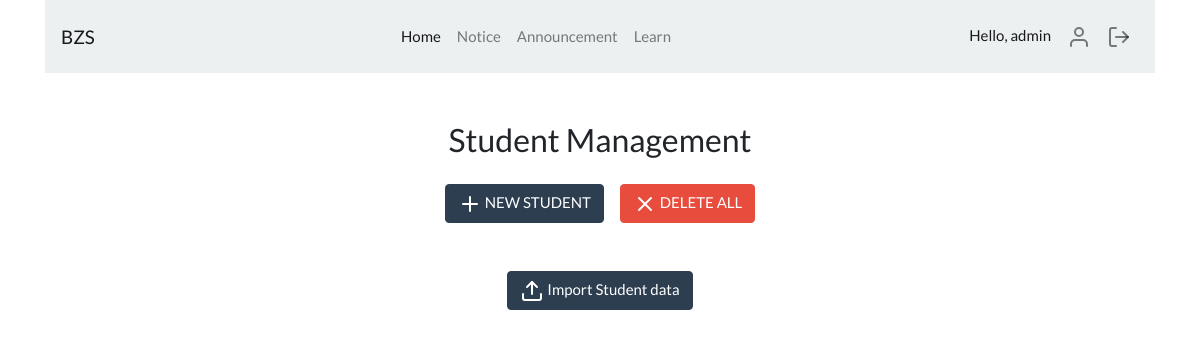
/app/admin/student/management (signed in), run on an earlier commit of the app's database.
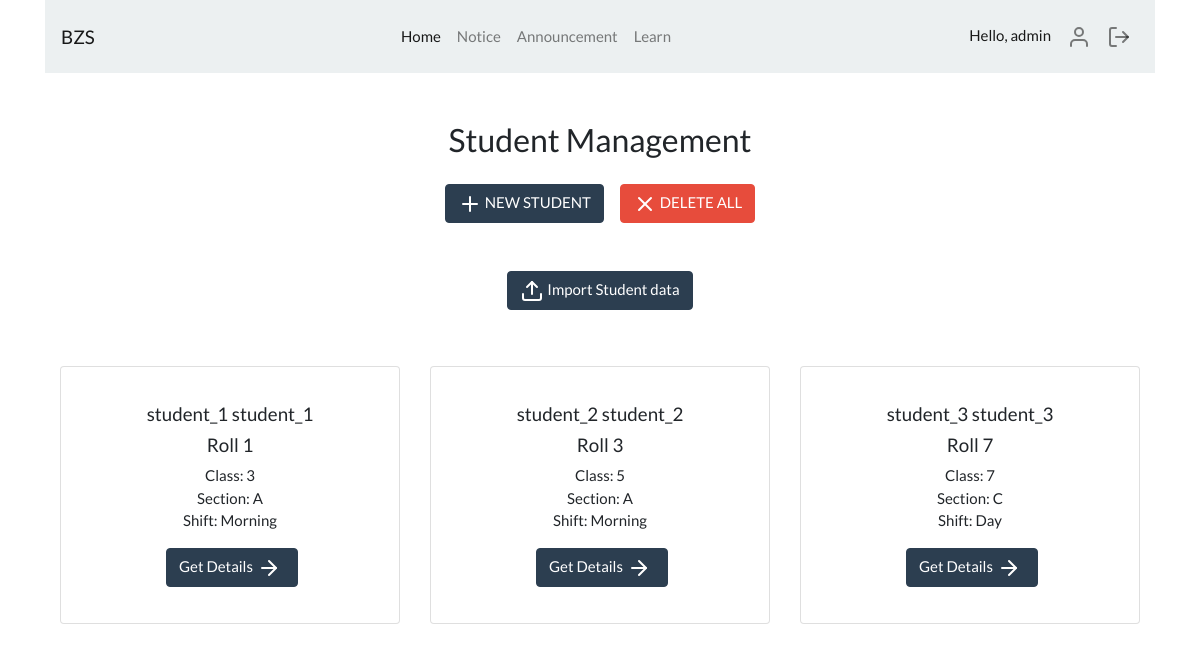
And on a later commit of the database.
### student/models.py (models this page shows, shortened)
class Student(models.Model):
    first_name = models.CharField(max_length=30)
    last_name = models.CharField(max_length=30)
    roll = models.IntegerField()
    phone_no = models.IntegerField()
    father_name = models.CharField(max_length=70)
    mother_name = models.CharField(max_length=70)
    father_phone = models.IntegerField(default=0)
    address = models.TextField()
    owner = models.ForeignKey(to=User, on_delete=models.CASCADE, default=None)

class StudentClass(models.Model):
    standard = models.IntegerField()
    shift = models.CharField(max_length=10)
    section = models.CharField(max_length=2)
    students = models.ManyToManyField(to='Student')

### decorators/decorators.py (the view)
        def wrapper_func(request, *args, **kwargs):
            group = None
            if request.user.groups.exists():
                group = request.user.groups.all()[0].name
            if group in allowed_roles:
                return view_func(request, *args, **kwargs)
            else:
                return redirect('unauth')

### custom_admin/views.py (called while the page is built)
@login_required(login_url='login')
@allowed_user(allowed_roles=['admin', 'teacher'])
def studen_management(request):
    context = {
        'students': Student.objects.all(),
        'classes': StudentClass.objects.all(),
    }
    return render(request, 'custom_admin/student/index.html', context)

### templates/custom_admin/student/index.html (shortened to what this page needs)
{% extends 'layout.html' %}
{% block content %}
<div class="container my-5">
    <div class="row align-items-center justify-content-center">
        <h3>Student Management</h3>
    </div>
    <div class="row align-items-center justify-content-center my-3">
        <a href="" class="btn btn-primary mx-2"><i data-feather="plus"></i> NEW STUDENT</a>
        <a href="{% url 's.d.all' %}" class="btn btn-danger mx-2"><i data-feather="x"></i> DELETE ALL</a>
    </div>
    </div>
    <div class="container my-5">
    <div class="row align-items-center justify-content-center my-3">
        <button
        type="button"
        class="btn btn-primary"
        data-toggle="modal"
        data-target="#exampleModal"
        >
        <i data-feather="upload"></i> Import Student data
        </button>
    </div>
    </div>
    <div class="container my-5">
    <div class="row">
        {% for student in students %}
        <div class="col-lg-4 my-2">
        <div class="card p-3">
            <div class="card-body">
            <h5 class="text-center">{{student.first_name}} {{student.last_name}}</h5>
            <h5 class="text-center">Roll {{student.roll}}</h5>
            {% for class in classes %}
                {% for x in class.students.all %}
                    {% if x.id == student.id %}
                        <p class="text-center">Class: {{class.standard}} <br> Section: {{class.section}} <br> Shift: {{class.shift}}</p>
                    {% endif %}
                {% endfor %}
            {% endfor %}
            <div class="row align-items-center justify-content-center">
                <a href="#" class="btn btn-primary ml-1"
                >Get Details<i data-feather="arrow-right" class="mx-1"></i
                ></a>
            </div>
            </div>
        </div>
        </div>
        {% endfor %}
    </div>
    </div>
{% endblock content %}

### templates/layout.html (shortened to what this page needs)
{% load static %}
<!DOCTYPE html>
<html lang="en">
<head>
    <link rel="stylesheet" href="{% static 'css/bootstrap.min.css' %}">
    <link rel="stylesheet" type="text/css" href="https://cdn.jsdelivr.net/npm/toastify-js/src/toastify.min.css">
    <link rel="stylesheet" href="{% static 'css/app.css' %}">
</head>
<body>
     <header class="container">
         {% include 'partials/_navbar.html' %}
     </header>
     <main class="container">
         {% block content %}
         {% endblock content %}
     </main>
</body>
</html>

### templates/partials/_navbar.html (shortened to what this page needs)
<nav class="navbar navbar-expand-lg navbar-light bg-light">
  <a class="navbar-brand" href="{% url 'index' %}">BZS</a>
  <div class="collapse navbar-collapse" id="navbarNav">
    <ul class="navbar-nav m-auto">
        <li class="nav-item active"><a href="{% url 'index' %}" class="nav-link">Home <span class="sr-only">(current)</span></a></li>
      <li class="nav-item ">
        <a class="nav-link" href="#"
          >Notice </a
        >
      </li>
      <li class="nav-item">
        <a class="nav-link" href="#">Announcement</a>
      </li>
      <li class="nav-item">
        <a class="nav-link" href="#">Learn</a>
      </li>
    </ul>
    <ul class="navbar-nav float-right">
      {% if request.user.is_authenticated %}
      <li class="nav-item">
          <a class="nav-link active">Hello, {{request.user.username}}</a >
      </li>
      <li class="nav-item">
        <a href="{% url 'dash' %}" class="nav-link"><i data-feather="user"></i></a>
      </li>
      <li class="nav-item">
        <a href="{% url 'logout' %}" class="nav-link"><i data-feather="log-out"></i></a>
      </li>
      {% else %}
        <li class="nav-item"><a href="{% url 'login' %}" class="btn btn-primary btn-sm">LOGIN</a></li>
      {% endif %}
    </ul>
  </div>
</nav>

What changed in the data, as far as the page shows it:
added Student: first_name "student_1", last_name "student_1", roll "1"
now on this page (row unchanged): StudentClass: standard "3", section "A", shift "Morning"
added Student: first_name "student_2", last_name "student_2", roll "3"
now on this page (row unchanged): StudentClass: standard "5", section "A", shift "Morning"
added Student: first_name "student_3", last_name "student_3", roll "7"
now on this page (row unchanged): StudentClass: standard "7", section "C", shift "Day"
